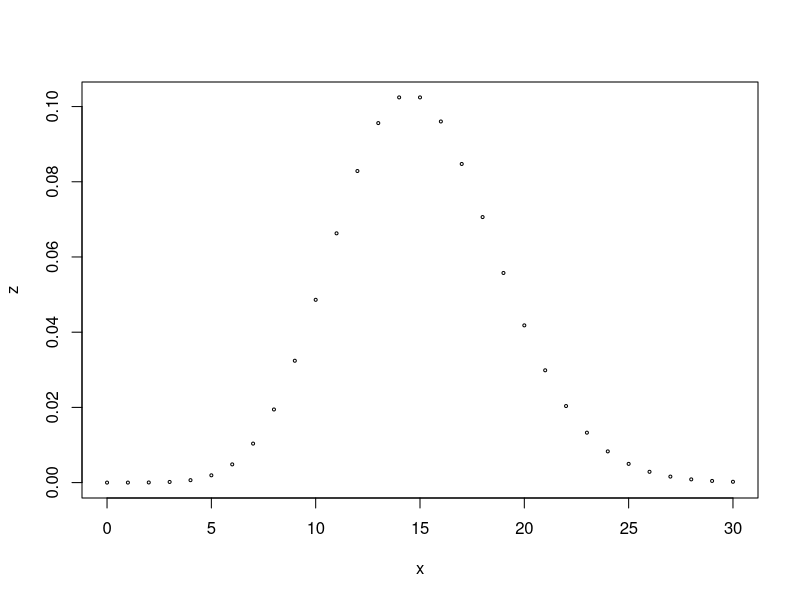
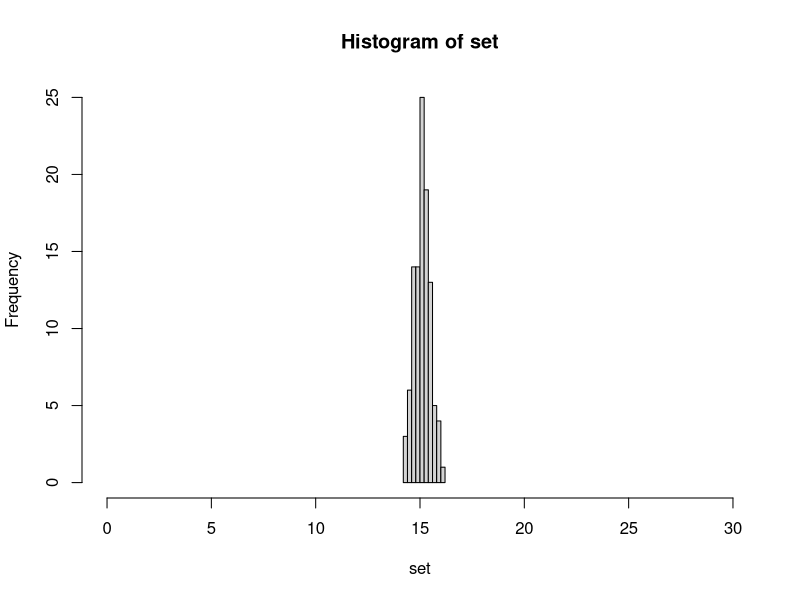

Write the R code that produced these figures, in order.
## ---- chunk 1
knitr::opts_chunk$set(echo = TRUE)
## ---- chunk 2
# homework 02

## What is the probability that she will hear more than 8 calls during any given session?
### using a poisson probability distribution to get the upper tail using 9 position along the distribution because that's how I interpretted "more than 8"

ppois(9, lambda=15, lower=FALSE) 

#### returns 0.93 etc, so the answer is a ~93% probability of more than 8 assuming the mean is accurate

## What is the probability that she will hear no calls in a session?
### using a poisson probability distribution to get the lower tail using 0 as the position along the distribution

ppois(0, lambda=15)

#### returns 0.0000003059023, so a 0.00003059023% probability, quite unlikely

## What is the probability that she will hear exactly 3 calls in a session?
### using a poisson density distribution (since this is just for one specific value) to get the probability of hearing exactly 3 calls

dpois(3, lambda=15)

#### returns 0.0001720701, so 0.01720701% probability, also unlikely

## Plot the relevant Poisson mass function over the values in range 0 ≤ x ≤ 30
### Using dpois from 0 to 30 and spotting as points over x = a vector from 0 to 30

z <- dpois(0:30, lambda=15)

x <- c(0:30)

plot(x , z, cex = 0.4)

####

## Simulate 104 results from this distribution (i.e., 2 years of Saturday monitoring sessions).
### 

x <- rpois(104, lambda=15)

set <- NULL  # sets up a dummy variable to hold our 10000 simulations
n <- 104
for (i in 1:104) {
    set[i] <- mean(sample(x, n, replace = TRUE))
}

set

## Plot the simulated results using hist() and use xlim() to set the horizontal limits to be from 0 to 30. How does your histogram compare to the shape of the probability mass function you plotted above?

### applying hist() with an x range of 0-30 to "set", which we filled using the bootstrapping loop above

hist(set, xlim=range(c(0:30)))

#### This distribution is much narrower than the one made using the probability mass function. This happens because increasing the sample size or number of simulated values tightens the distribution and decreases variance/standard deviation because n is in the denominator of these equations.

